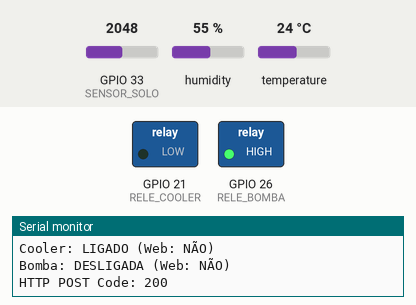
Simulated run of this sketch. Board: ESP32. Shown: switched loads named in the sketch (green lamp = pin HIGH), the last lines printed to the serial monitor. The inputs (shaded band) are chosen by the test bench; at power-on: temperature 24 °C, GPIO 33 (SENSOR_SOLO) = 2048, humidity 55 %. WiFi joins after 1.5 s; servers stay silent unless stated; uploads are accepted with an empty reply.

Above: at 2.7 s.
2.8 s: temperature set to 22 °C
5.1 s: temperature set to 19 °C
At 6.8 s:
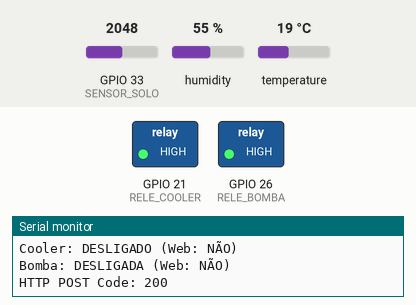
7.8 s: GPIO 33 (SENSOR_SOLO) set to 3548
10.0 s: GPIO 33 (SENSOR_SOLO) set to 3628
At 12.0 s:
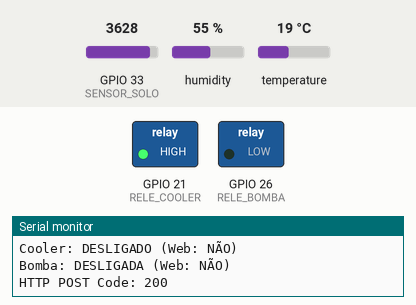
16.7 s: GPIO 33 (SENSOR_SOLO) set to 3560
At 17.5 s:
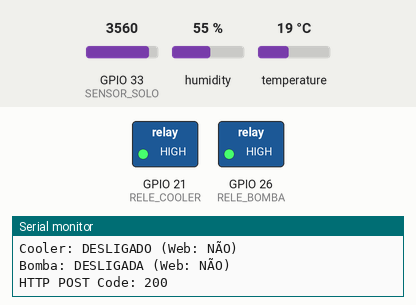
18.3 s: GPIO 33 (SENSOR_SOLO) set to 3603
At 21.3 s:
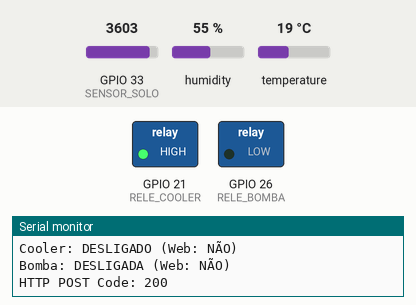
Timing chart, 0 to 26.0 s (numbered marks = the images above; inputs shaded):
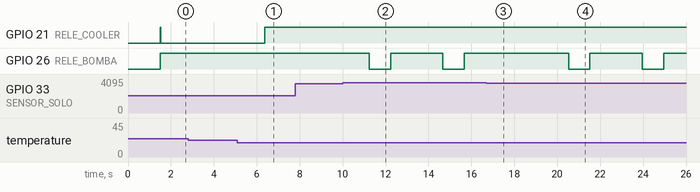

Measured:
- the behaviour switches between 21 and 20 °C on temperature (found by bisection; images 0 and 1)
- the behaviour switches between 3599 and 3600 on GPIO 33 (SENSOR_SOLO) (found by bisection; images 1 and 2)
- after the input at 5.1 s, GPIO 21 (RELE_COOLER): LOW → HIGH after 1.3 s
- after the input at 10.0 s, GPIO 26 (RELE_BOMBA): alternates HIGH for 2.4 s and LOW for 1.0 s, starting after 1.2 s
- after the input at 16.7 s, GPIO 26 (RELE_BOMBA): stays HIGH (without the input it goes to LOW after 1.4 s)
- after the input at 18.3 s, GPIO 26 (RELE_BOMBA): alternates HIGH for 2.4 s and LOW for 1.0 s, starting after 2.2 s

The sketch:

estufa_inteligente.ino
```cpp
#include <DHT.h>
#include <WiFi.h>
#include <HTTPClient.h>
#include <ArduinoJson.h>

// Configurações do Wi-Fi
const char* ssid = "Wokwi-GUEST";
const char* password = "";

// =========================
// DHT11
// =========================
#define DHTPIN 7
#define DHTTYPE DHT11
DHT dht(DHTPIN, DHTTYPE);

// =========================
// PINOS
// =========================
#define SENSOR_SOLO 33
#define RELE_BOMBA 26
#define RELE_COOLER 21

// =========================
// LIMITES AUTOMÁTICOS
// =========================
const float TEMP_LIGA = 22.0;
const float TEMP_DESLIGA = 20.0;

// =========================
// ESTADOS DO HARDWARE
// =========================
bool coolerLigado = false;
bool bombaLigada = false;

// Comandos vindos da Interface Web
bool comandoFan = false;
bool comandoBomba = false;

// =========================
// VARIÁVEIS DE LEITURA
// =========================
int leituraSolo = 0;
int umidadeSolo = 0;
float temperatura = 0.0;


void conectarWiFi() {
  Serial.print("Conectando WiFi");

  WiFi.begin(ssid, password);

  while (WiFi.status() != WL_CONNECTED) {
    delay(500);
    Serial.print(".");
  }

  Serial.println("\nWiFi conectado");
}


// Envia dados para a Interface Web
void enviarDadosWeb() {

  if (WiFi.status() != WL_CONNECTED) return;

  HTTPClient http;

  String url = "http://localhost:3000/data";

  http.begin(url);
  http.addHeader("Content-Type", "application/json");


  JsonDocument doc;

  JsonArray arr = doc.to<JsonArray>();


  JsonObject temp = arr.add<JsonObject>();
  temp["variable"] = "temperatura";
  temp["value"] = temperatura;


  JsonObject solo = arr.add<JsonObject>();
  solo["variable"] = "umidade_solo";
  solo["value"] = umidadeSolo;


  JsonObject cooler = arr.add<JsonObject>();
  cooler["variable"] = "cooler";
  cooler["value"] = coolerLigado;


  JsonObject bomba = arr.add<JsonObject>();
  bomba["variable"] = "bomba";
  bomba["value"] = bombaLigada;


  String payload;

  serializeJson(doc, payload);

  int httpCode = http.POST(payload);

  Serial.print("HTTP POST Code: ");
  Serial.println(httpCode);


  http.end();
}


// Recebe comandos da interface Web
void lerComandosWeb() {

  if (WiFi.status() != WL_CONNECTED) return;

  HTTPClient http;
  String url = "http://localhost:3000/data";
  http.begin(url);

  int httpCode = http.GET();

  if (httpCode == 200) {

    String resposta = http.getString();

    JsonDocument doc;

    deserializeJson(doc, resposta);


    for (JsonObject item : doc.as<JsonArray>()) {
      String variavel = item["variable"].as<String>();
      String valor = item["value"].as<String>();

      if (variavel == "fan_manual") {
        comandoFan = (valor == "true");

      }

      if (variavel == "bomba_manual") {
        comandoBomba = (valor == "true");

      }
    }
  }


  http.end();
}

float MedirTemperatura() {

  float t = dht.readTemperature();


  if (isnan(t)) {

    Serial.println("Erro ao ler DHT11");

    return temperatura;

  }


  temperatura = t;

  return temperatura;
}

int MedirUmidadeSolo(int op) {

  leituraSolo = analogRead(SENSOR_SOLO);
  umidadeSolo = map(leituraSolo, 4095, 1500, 0, 100);
  umidadeSolo = constrain(umidadeSolo, 0, 100);

  if(op == 0)
    return leituraSolo;
  return umidadeSolo;
}

void Fan(int op) {

  if(op == 1) {

    digitalWrite(RELE_COOLER, LOW);

    coolerLigado = true;

  }

  else {

    digitalWrite(RELE_COOLER, HIGH);

    coolerLigado = false;

  }

}


void Bomba(int op) {

  if(op == 1) {
    digitalWrite(RELE_BOMBA, LOW);
    bombaLigada = true;

  }

  else {
    digitalWrite(RELE_BOMBA, HIGH);
    bombaLigada = false;

  }

}

void setup() {

  Serial.begin(115200);
  dht.begin();
  conectarWiFi();

  pinMode(RELE_BOMBA, OUTPUT);
  pinMode(RELE_COOLER, OUTPUT);


  // Relés iniciam desligados

  digitalWrite(RELE_BOMBA, HIGH);
  digitalWrite(RELE_COOLER, HIGH);

  Serial.println("Sistema da estufa iniciado");

}


void loop() {


  temperatura = MedirTemperatura();
  leituraSolo = MedirUmidadeSolo(0);
  umidadeSolo = MedirUmidadeSolo(1);

  // ==========================================
  // LÓGICA DO COOLER
  // ==========================================

  if (comandoFan) {

    Fan(1);

  }

  else {
    if (temperatura >= TEMP_LIGA) {

     Fan(1);

    }

    else if (temperatura <= TEMP_DESLIGA) {

      Fan(0);

    }

  }

  // ==========================================
  // LÓGICA DA BOMBA
  // ==========================================

  if (comandoBomba) {

    Bomba(1);

  }

  else {


    if (leituraSolo >= 3600) {


      Bomba(1);

      delay(1000);

      Bomba(0);


    }

    else if(leituraSolo <= 1000) {


      Bomba(0);

    }

  }

  // Monitor Serial

  Serial.println("========================");

  Serial.printf("Temp: %.1f °C | Solo: %d (%d%%)\n",
                temperatura,
                leituraSolo,
                umidadeSolo);


  Serial.printf("Cooler: %s (Web: %s)\n",
                coolerLigado ? "LIGADO" : "DESLIGADO",
                comandoFan ? "SIM" : "NÃO");


  Serial.printf("Bomba: %s (Web: %s)\n",
                bombaLigada ? "LIGADA" : "DESLIGADA",
                comandoBomba ? "SIM" : "NÃO");


  enviarDadosWeb();

  delay(1000);

  lerComandosWeb();

  delay(1000);

}
```
